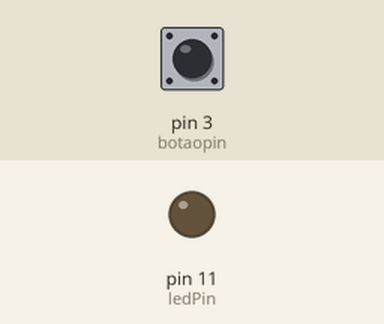
Recording of a sketch running on a simulated Arduino Uno, built with avr-gcc and run on an emulated ATmega328P. Parts: output pins drawn as LEDs (lit = HIGH). The test bench sets the inputs (shaded band); at power-on: pin 3 (botaopin) HIGH.

Above: at 1.2 s.
1.3 s: pin 3 (botaopin) pulled LOW for 0.15 s
At 2.1 s:
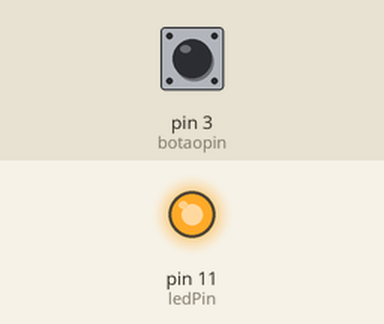
2.9 s: pin 3 (botaopin) pulled LOW for 1 s
At 3.3 s:
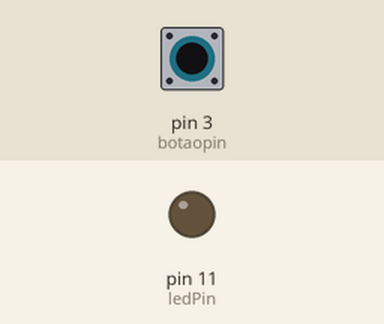
5.4 s: pin 3 (botaopin) pulled LOW for 3.2 s
At 6.5 s:
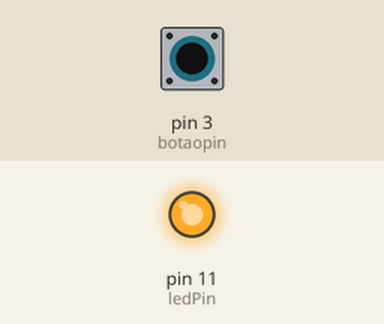
Timing chart, 0 to 8.4 s (numbered marks = the images above; inputs shaded):
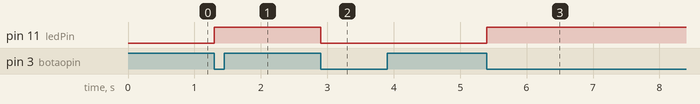

Measured:
- after the input at 1.3 s, pin 11 (ledPin): LOW → HIGH at once
- after the input at 2.9 s, pin 11 (ledPin): HIGH → LOW at once
- after the input at 5.4 s, pin 11 (ledPin): LOW → HIGH at once

The sketch:

botao.ino
```cpp
const int botaopin = 3;
const int ledPin = 11;
int botaostatus = 0;
int ultimoEstado = HIGH;
bool estadoLed = false;

void setup() {
  pinMode(ledPin, OUTPUT);
  pinMode(botaopin, INPUT_PULLUP);
}

void loop() {
  botaostatus = digitalRead(botaopin);

  if (botaostatus == LOW && ultimoEstado == HIGH) {
    estadoLed = !estadoLed;
    digitalWrite(ledPin, estadoLed);
    delay(200);
  }

  ultimoEstado = botaostatus;
}
```
